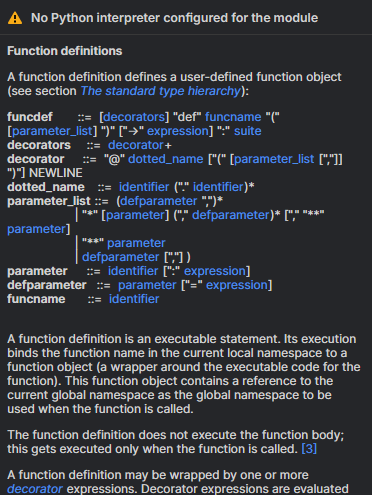
#> input picture Snipaste_2024-09-18_10-01-56.png, 372 x 495 px
$ python tst.py
#> lines starting #> are read from the running program, lines starting #| are printed output that depends on the picture; long printed decimals are rounded
from PIL import Image
import numpy as np

def print_image_info(img, message):
    print(message)
    print(f"Image size: {img.size}")
    print(f"Image mode: {img.mode}\n")

def is_row_white(row):
    """判断给定的行是否为几乎全白色，使用方差来判断"""
    print(f"Checking row: {row[:10]} ... ({len(row)} elements)")
    mean_color = np.mean(row)
    variance = np.var(row)
    print(f"Mean color value: {mean_color}, Variance: {variance}")

    # 如果方差小于某个阈值，则认为这行是几乎相同的颜色
    threshold_variance = 5  # 根据实际情况调整这个阈值
    result = variance < threshold_variance
    print(f"Is row almost all white? {result}\n")
    return result

def binarize_image(img, threshold=128):
    """对图像进行二值化处理"""
    # 将图像转换为灰度图像
    img_gray = img.convert('L')
    print_image_info(img_gray, "Converted image to grayscale:")

    # 应用阈值进行二值化
    img_bw = img_gray.point(lambda x: 0 if x < threshold else 255, '1')
    print_image_info(img_bw, "Binarized image:")

    return img_bw

def print_last_row_pixels(img):
    """打印图像的最后一行像素信息"""
    width, height = img.size
    last_row = []
    for x in range(width):
        pixel = img.getpixel((x, height - 1))
        last_row.append(pixel)
    print(f"Last row pixels: {last_row[:10]} ... ({len(last_row)} elements)\n")

# 示例图像路径
image_path = './Snipaste_2024-09-18_10-01-56.png'  # 请替换为你的图像路径

# 加载图像
img = Image.open(image_path)
#> img is the input picture: PIL image 372x495 RGB; mean R, G, B 54, 56.6, 62.6

# 打印原始图像的最后一行像素信息
print_last_row_pixels(img)
#> after the loop in print_last_row_pixels, `for x in range(width):`: last_row = 372 items, first 6: (37, 38, 41), (37, 38, 41), (37, 38, 41), (37, 38, 41), (37, 38, 41), (37, 38, 41)
#> (printed output is left out)
print_image_info(img, "Original image:")
#| Image size: (372, 495)
#| Image mode: RGB

# 二值化图像
binarized_img = binarize_image(img)
#> in binarize_image, `img_gray = img.convert('L')`:
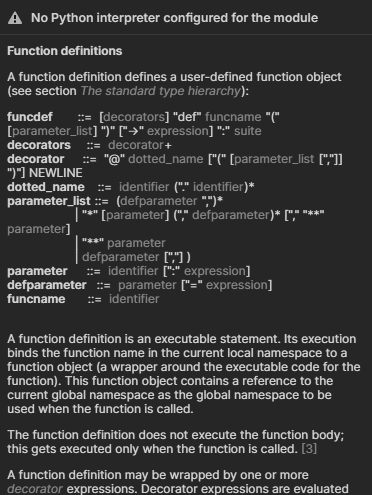
#> img_gray: PIL image 372x495 L; min 0, max 209, mean 56.5
#| Image size: (372, 495)
#| Image mode: L
#> in binarize_image, `img_bw = img_gray.point(lambda x: 0 if x < threshold else 255, '1')`:
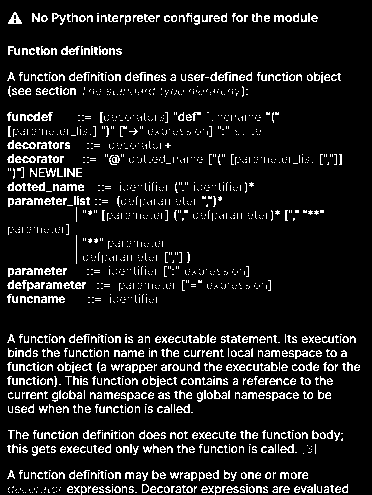
#> img_bw: PIL image 372x495 1; 10.1% white in thin lines or dots
#| Image size: (372, 495)
#| Image mode: 1

# 打印二值化图像的最后一行像素信息
print_last_row_pixels(binarized_img)
#> (printed output is left out)

# 检测最后一行的颜色是否为几乎全白色
width, height = binarized_img.size
#> width = 372; height = 495
last_row_pixels = [binarized_img.getpixel((x, height - 1)) for x in range(width)]
#> last_row_pixels = 372 values, max 255 at index 81, min 0 at index 0, mean 1.37
if is_row_white(last_row_pixels):
#> (printed output is left out)
#> in is_row_white, `mean_color = np.mean(row)`: mean_color = 1.37
#> in is_row_white, `variance = np.var(row)`: variance = 347.7
#| Mean color value: 1.371, Variance: 347.717
#> in is_row_white, `result = variance < threshold_variance`: result = False
#| Is row almost all white? False
    print("The last row is almost all white.")
else:
    print("The last row is not almost all white.")
